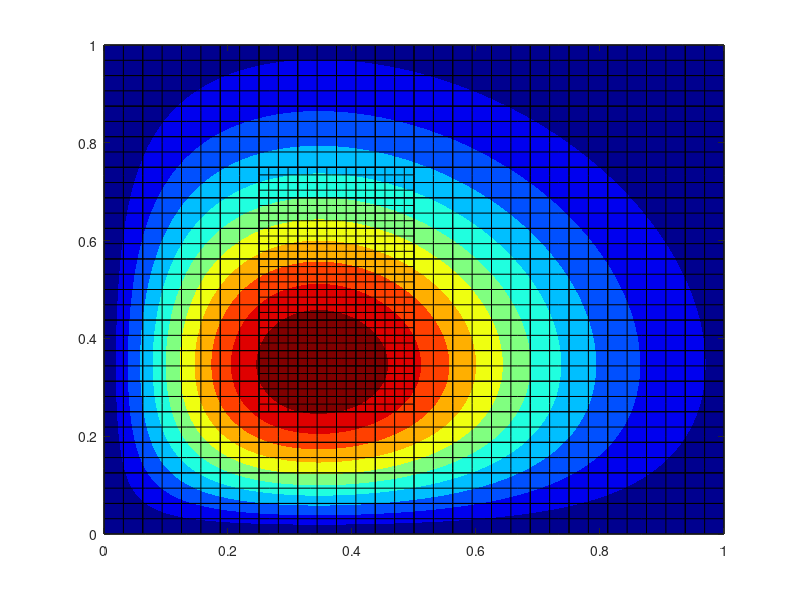

The MATLAB source for this figure:
clc, clear all, clf

% number of points per direction
n = 128;

% grid
x = linspace(0,1,n);
[X,Y] = meshgrid(x,x);

% compute function
F = exp(-4*(X.^2+Y.^2)) .* sin(X) .* sin(Y);

% plot function
figure(1)
[C,h] = contourf(X,Y,F); hold on;
set(h,'LineColor','none');
colormap('jet');

% blocksize
bs = 16;

% overlay AMR block 1
for i = 0:bs
    plot( linspace(0,1,16), i/bs * ones(1,16), 'k', 'linewidth', 0.5 );
    plot( i/bs * ones(1,16), linspace(0,1,16) , 'k', 'linewidth', 0.5 );
end

% overlay AMR level 2 blocks
for i = 0:2*bs
    plot( linspace(0,1,16), i/(2*bs) * ones(1,16), 'k', 'linewidth', 0.5 );
    plot( i/(2*bs) * ones(1,16), linspace(0,1,16) , 'k', 'linewidth', 0.5 );
end

% overlay third AMR level blocks
for i = 0:bs
    plot( linspace(0.25,0.5,16), (0.25+i/(4*bs)) * ones(1,16), 'k', 'linewidth', 0.5 );
    plot( (0.25+i/(4*bs)) * ones(1,16), linspace(0.25,0.5,16) , 'k', 'linewidth', 0.5 );
end
for i = 0:bs
    plot( linspace(0.25,0.5,16), (0.5+i/(4*bs)) * ones(1,16), 'k', 'linewidth', 0.5 );
    plot( (0.25+i/(4*bs)) * ones(1,16), linspace(0.5,0.75,16) , 'k', 'linewidth', 0.5 );
end
